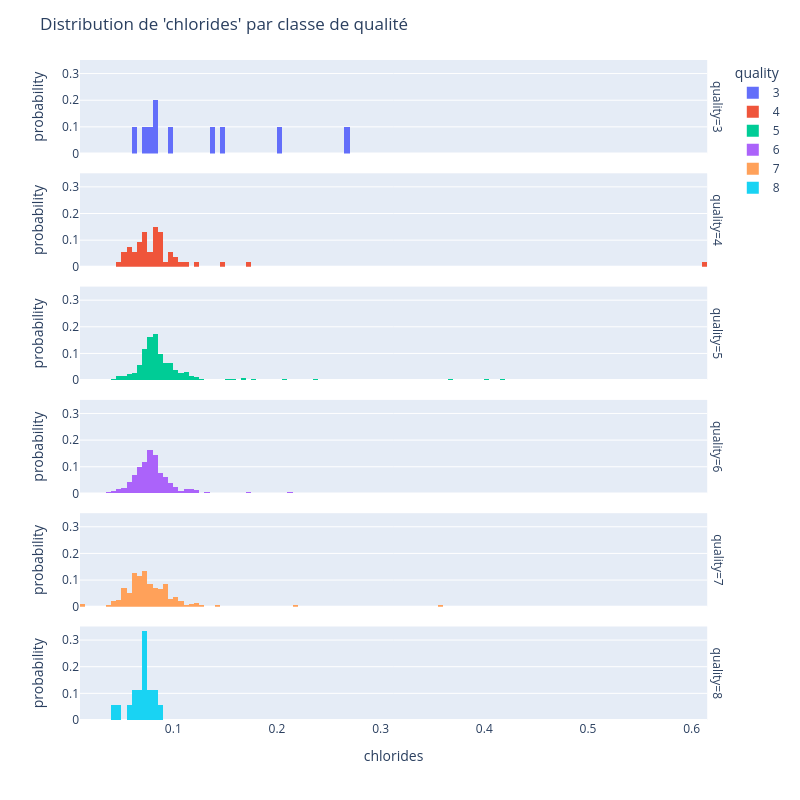

The notebook cell saved with this chart:
### Code cell
display_distrib('chlorides')

### Figure 1 — Plotly figure (JSON) as saved in the notebook; plotly's stock layout.template omitted (floating-point values rounded to 4 significant figures; data arrays with more than 128 entries replaced by an {"elided": "..."} marker saying what was removed)
{"data": [{"alignmentgroup": "True", "bingroup": "x", "histnorm": "probability", "hovertemplate": "quality=3<br>chlorides=%{x}<br>probability=%{y}<extra></extra>", "legendgroup": "3", "marker": {"color": "#636efa", "pattern": {"shape": ""}}, "name": "3", "offsetgroup": "3", "orientation": "v", "showlegend": true, "type": "histogram", "x": [0.074, 0.2, 0.097, 0.145, 0.084, 0.137, 0.267, 0.061, 0.082, 0.078], "xaxis": "x6", "yaxis": "y6"}, {"alignmentgroup": "True", "bingroup": "x", "histnorm": "probability", "hovertemplate": "quality=4<br>chlorides=%{x}<br>probability=%{y}<extra></extra>", "legendgroup": "4", "marker": {"color": "#EF553B", "pattern": {"shape": ""}}, "name": "4", "offsetgroup": "4", "orientation": "v", "showlegend": true, "type": "histogram", "x": [0.086, 0.172, 0.088, 0.054, 0.084, 0.08, 0.045, 0.61, 0.072, 0.072, 0.058, 0.061, 0.089, 0.087, 0.096, 0.07, 0.07, 0.103, 0.088, 0.105, 0.07, 0.096, 0.073, 0.078, 0.086, 0.102, 0.058, 0.147, 0.067, 0.067, 0.093, 0.071, 0.096, 0.079, 0.075, 0.057, 0.054, 0.081, 0.057, 0.083, 0.089, 0.05, 0.084, 0.068, 0.08, 0.069, 0.123, 0.06, 0.067, 0.08, 0.114, 0.06, 0.082], "xaxis": "x5", "yaxis": "y5"}, {"alignmentgroup": "True", "bingroup": "x", "histnorm": "probability", "hovertemplate": "quality=5<br>chlorides=%{x}<br>probability=%{y}<extra></extra>", "legendgroup": "5", "marker": {"color": "#00cc96", "pattern": {"shape": ""}}, "name": "5", "offsetgroup": "5", "orientation": "v", "showlegend": true, "type": "histogram", "x": {"elided": "681 float values"}, "xaxis": "x4", "yaxis": "y4"}, {"alignmentgroup": "True", "bingroup": "x", "histnorm": "probability", "hovertemplate": "quality=6<br>chlorides=%{x}<br>probability=%{y}<extra></extra>", "legendgroup": "6", "marker": {"color": "#ab63fa", "pattern": {"shape": ""}}, "name": "6", "offsetgroup": "6", "orientation": "v", "showlegend": true, "type": "histogram", "x": {"elided": "638 float values"}, "xaxis": "x3", "yaxis": "y3"}, {"alignmentgroup": "True", "bingroup": "x", "histnorm": "probability", "hovertemplate": "quality=7<br>chlorides=%{x}<br>probability=%{y}<extra></extra>", "legendgroup": "7", "marker": {"color": "#FFA15A", "pattern": {"shape": ""}}, "name": "7", "offsetgroup": "7", "orientation": "v", "showlegend": true, "type": "histogram", "x": {"elided": "199 float values"}, "xaxis": "x2", "yaxis": "y2"}, {"alignmentgroup": "True", "bingroup": "x", "histnorm": "probability", "hovertemplate": "quality=8<br>chlorides=%{x}<br>probability=%{y}<extra></extra>", "legendgroup": "8", "marker": {"color": "#19d3f3", "pattern": {"shape": ""}}, "name": "8", "offsetgroup": "8", "orientation": "v", "showlegend": true, "type": "histogram", "x": [0.078, 0.073, 0.045, 0.072, 0.086, 0.08, 0.07, 0.07, 0.06, 0.065, 0.071, 0.083, 0.076, 0.068, 0.044, 0.061, 0.056, 0.074], "xaxis": "x", "yaxis": "y"}], "layout": {"annotations": [{"font": {}, "showarrow": false, "text": "quality=8", "textangle": 90, "x": 0.98, "xanchor": "left", "xref": "paper", "y": 0.07083, "yanchor": "middle", "yref": "paper"}, {"font": {}, "showarrow": false, "text": "quality=7", "textangle": 90, "x": 0.98, "xanchor": "left", "xref": "paper", "y": 0.2425, "yanchor": "middle", "yref": "paper"}, {"font": {}, "showarrow": false, "text": "quality=6", "textangle": 90, "x": 0.98, "xanchor": "left", "xref": "paper", "y": 0.4142, "yanchor": "middle", "yref": "paper"}, {"font": {}, "showarrow": false, "text": "quality=5", "textangle": 90, "x": 0.98, "xanchor": "left", "xref": "paper", "y": 0.5858, "yanchor": "middle", "yref": "paper"}, {"font": {}, "showarrow": false, "text": "quality=4", "textangle": 90, "x": 0.98, "xanchor": "left", "xref": "paper", "y": 0.7575, "yanchor": "middle", "yref": "paper"}, {"font": {}, "showarrow": false, "text": "quality=3", "textangle": 90, "x": 0.98, "xanchor": "left", "xref": "paper", "y": 0.9292, "yanchor": "middle", "yref": "paper"}], "barmode": "relative", "height": 800, "legend": {"title": {"text": "quality"}, "tracegroupgap": 0}, "margin": {"t": 60}, "title": {"text": "Distribution de 'chlorides' par classe de qualité"}, "width": 800, "xaxis": {"anchor": "y", "domain": [0, 0.98], "title": {"text": "chlorides"}}, "xaxis2": {"anchor": "y2", "domain": [0, 0.98], "matches": "x", "showticklabels": false}, "xaxis3": {"anchor": "y3", "domain": [0, 0.98], "matches": "x", "showticklabels": false}, "xaxis4": {"anchor": "y4", "domain": [0, 0.98], "matches": "x", "showticklabels": false}, "xaxis5": {"anchor": "y5", "domain": [0, 0.98], "matches": "x", "showticklabels": false}, "xaxis6": {"anchor": "y6", "domain": [0, 0.98], "matches": "x", "showticklabels": false}, "yaxis": {"anchor": "x", "domain": [0, 0.1417], "title": {"text": "probability"}}, "yaxis2": {"anchor": "x2", "domain": [0.1717, 0.3133], "matches": "y", "title": {"text": "probability"}}, "yaxis3": {"anchor": "x3", "domain": [0.3433, 0.485], "matches": "y", "title": {"text": "probability"}}, "yaxis4": {"anchor": "x4", "domain": [0.515, 0.6567], "matches": "y", "title": {"text": "probability"}}, "yaxis5": {"anchor": "x5", "domain": [0.6867, 0.8283], "matches": "y", "title": {"text": "probability"}}, "yaxis6": {"anchor": "x6", "domain": [0.8583, 1], "matches": "y", "title": {"text": "probability"}}}}
